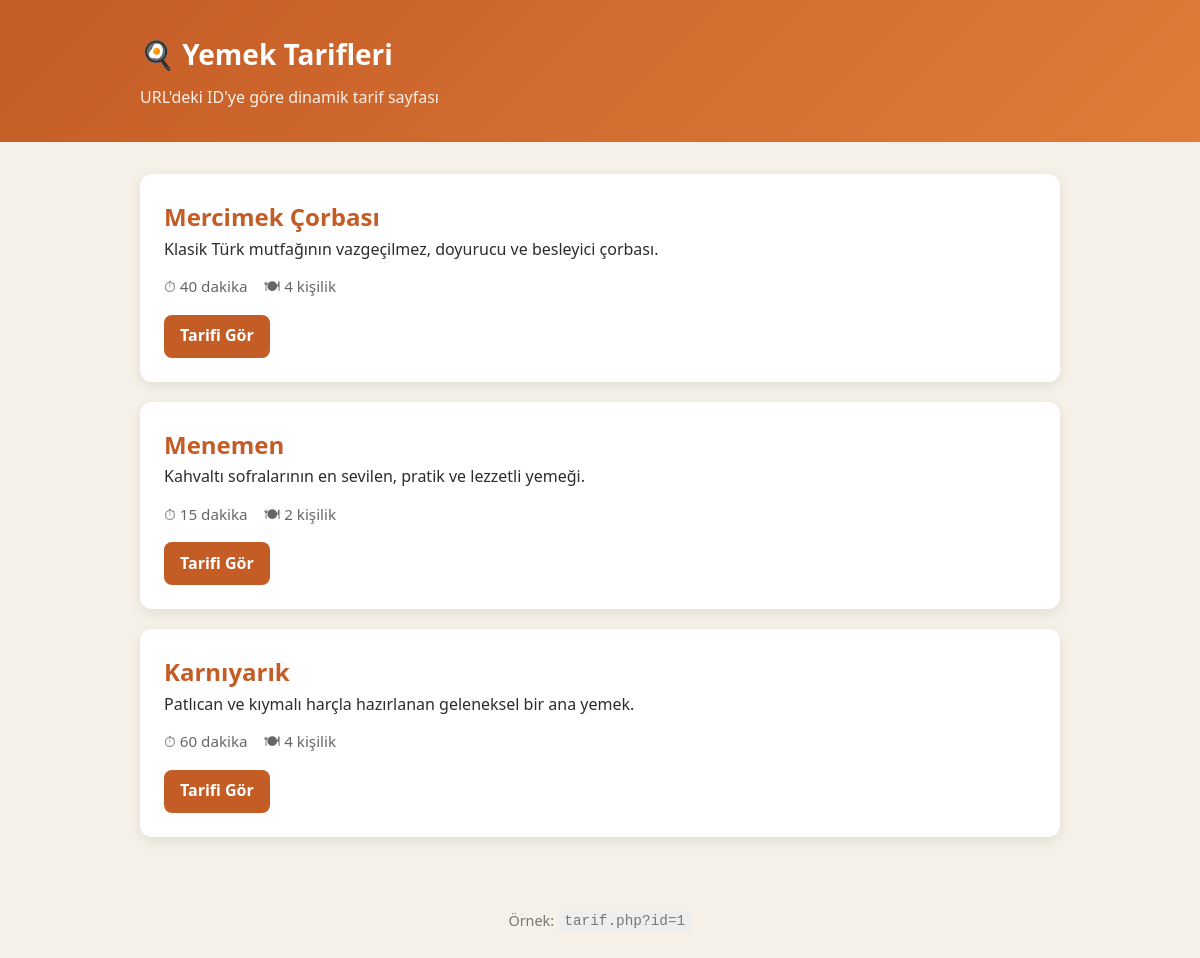
The page / on the database its author committed.
### tables this page shows
CREATE TABLE IF NOT EXISTS tarifler (
    id INT AUTO_INCREMENT PRIMARY KEY,
    baslik VARCHAR(150) NOT NULL,
    aciklama TEXT NOT NULL,
    malzemeler TEXT NOT NULL,
    hazirlanis TEXT NOT NULL,
    sure VARCHAR(50) NOT NULL,
    porsiyon VARCHAR(50) NOT NULL,
    resim VARCHAR(255) DEFAULT NULL
);

### index.php (the view, shortened to what this page needs)
<?php
require_once "config.php";
$sql = "SELECT id, baslik, aciklama, sure, porsiyon FROM tarifler ORDER BY id ASC";
$sonuc = $baglanti->query($sql);
?>
<!DOCTYPE html>
<html lang="tr">
<head>
    <link rel="stylesheet" href="style.css">
</head>
<body>
    <header class="site-header">
        <div class="container">
            <h1 class="logo">🍳 Yemek Tarifleri</h1>
            <p class="tagline">URL'deki ID'ye göre dinamik tarif sayfası</p>
        </div>
    </header>
    <main class="container">
        <section class="recipe-list">
            <?php if ($sonuc && $sonuc->num_rows > 0): ?>
                <?php while ($tarif = $sonuc->fetch_assoc()): ?>
                    <article class="recipe-card">
                        <h2>
                            <a href="tarif.php?id=<?= (int) $tarif["id"] ?>">
                                <?= htmlspecialchars($tarif["baslik"]) ?>
                            </a>
                        </h2>
                        <p><?= htmlspecialchars($tarif["aciklama"]) ?></p>
                        <div class="recipe-meta">
                            <span>⏱ <?= htmlspecialchars($tarif["sure"]) ?></span>
                            <span>🍽 <?= htmlspecialchars($tarif["porsiyon"]) ?></span>
                        </div>
                        <a href="tarif.php?id=<?= (int) $tarif["id"] ?>" class="btn">Tarifi Gör</a>
                    </article>
                <?php endwhile; ?>
            <?php else: ?>
                <p class="empty-message">Henüz tarif eklenmemiş. Önce <code>database.sql</code> dosyasını içe aktarın.</p>
            <?php endif; ?>
        </section>
    </main>
    <footer class="site-footer">
        <div class="container">
            <p>Örnek: <code>tarif.php?id=1</code></p>
        </div>
    </footer>
</body>
</html>

### style.css (style rules this page uses)
* { box-sizing: border-box; margin: 0; padding: 0; }
body { font-family: "Segoe UI", Tahoma, Geneva, Verdana, sans-serif; background: #f5f0e8; color: #2c2c2c; line-height: 1.6; }
.container { max-width: 960px; margin: 0 auto; padding: 0 1.25rem; }
.site-header { background: linear-gradient(135deg, #c45c26, #e07b39); color: #fff; padding: 2rem 0; margin-bottom: 2rem; }
.logo { font-size: 1.75rem; color: #fff; text-decoration: none; }
.tagline { margin-top: 0.5rem; opacity: 0.9; }
.recipe-list { display: grid; gap: 1.25rem; }
.recipe-card { background: #fff; border-radius: 12px; padding: 1.5rem; box-shadow: 0 4px 14px rgba(0, 0, 0, 0.08); }
.recipe-card h2 a { color: #c45c26; text-decoration: none; }
.recipe-meta { display: flex; gap: 1rem; margin: 0.75rem 0 1rem; font-size: 0.95rem; color: #666; }
.btn { display: inline-block; background: #c45c26; color: #fff; text-decoration: none; padding: 0.55rem 1rem; border-radius: 8px; font-weight: 600; }
.site-footer { margin-top: 3rem; padding: 1.5rem 0; text-align: center; color: #777; font-size: 0.9rem; }
code { background: #eee; padding: 0.15rem 0.4rem; border-radius: 4px; }

### rows shown on the page
tarifler: baslik "Mercimek Çorbası", aciklama "Klasik Türk mutfağının vazgeçilmez, doyurucu ve besleyici çorbası.", sure "40 dakika", porsiyon "4 kişilik"
tarifler: baslik "Menemen", aciklama "Kahvaltı sofralarının en sevilen, pratik ve lezzetli yemeği.", sure "15 dakika", porsiyon "2 kişilik"
tarifler: baslik "Karnıyarık", aciklama "Patlıcan ve kıymalı harçla hazırlanan geleneksel bir ana yemek.", sure "60 dakika", porsiyon "4 kişilik"
